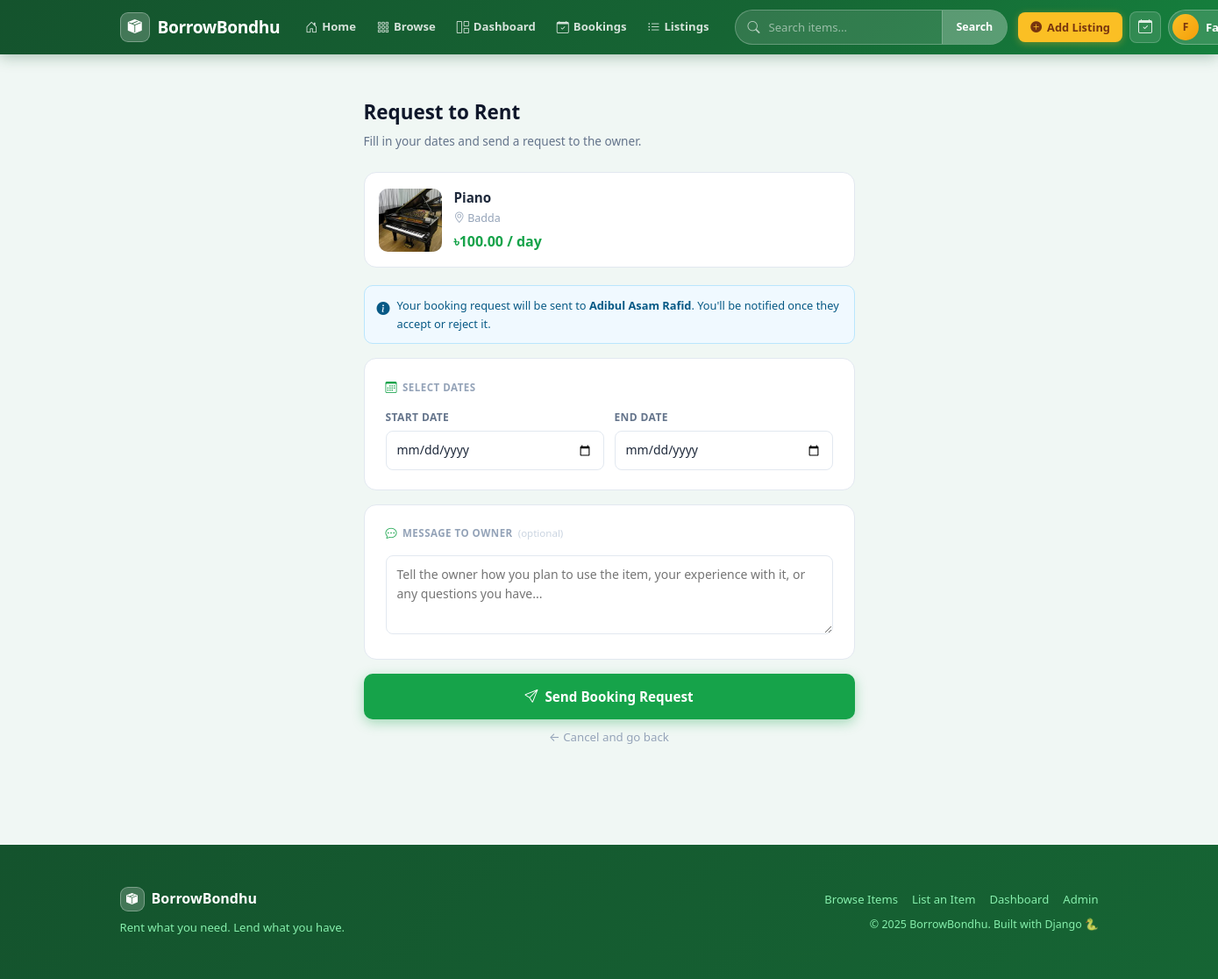
The page /bookings/book/1/ (signed in) on the database its author committed.
### listings/models.py (models this page shows, shortened)
class Listing(models.Model):
    CATEGORY_CHOICES = [
        ('cameras', 'Cameras & Photography'),
        ('electronics', 'Electronics'),
        ('tools', 'Tools & Equipment'),
        ('events', 'Event Equipment'),
        ('sports', 'Sports & Outdoors'),
        ('other', 'Other'),
    ]
    owner = models.ForeignKey(User, on_delete=models.CASCADE, related_name='listings')
    title = models.CharField(max_length=200)
    description = models.TextField()
    category = models.CharField(max_length=50, choices=CATEGORY_CHOICES)
    price_per_day = models.DecimalField(max_digits=10, decimal_places=2)
    location = models.CharField(max_length=200)
    image = models.ImageField(upload_to='listings/', blank=True, null=True)
    is_available = models.BooleanField(default=True)
    approved = models.BooleanField(default=False)
    created_at = models.DateTimeField(auto_now_add=True)

### bookings/views.py (the view)
# urls.py: path('book/<int:listing_pk>/', views.booking_create, name='booking_create'),
@login_required
def booking_create(request, listing_pk):
    listing = get_object_or_404(Listing, pk=listing_pk, approved=True)
    if listing.owner == request.user:
        messages.error(request, 'You cannot book your own listing.')
        return redirect('listing_detail', pk=listing_pk)
    already_requested = Booking.objects.filter(
        listing=listing,
        renter=request.user,
        status='pending'
    ).exists()
    if already_requested:
        messages.warning(request, 'You already have a pending request for this item. Wait for the owner to respond.')
        return redirect('listing_detail', pk=listing_pk)
    if request.method == 'POST':
        form = BookingForm(request.POST)
        if form.is_valid():
            start = form.cleaned_data['start_date']
            end   = form.cleaned_data['end_date']
            if end <= start:
                messages.error(request, 'End date must be after start date.')
                return render(request, 'bookings/booking_form.html', {
                    'form': form, 'listing': listing
                })
            conflict = Booking.objects.filter(
                listing=listing,
                status='accepted',
                start_date__lt=end,
                end_date__gt=start
            ).exists()
            if conflict:
                messages.error(request, 'These dates overlap with an existing booking. Please choose different dates.')
                return render(request, 'bookings/booking_form.html', {
                    'form': form, 'listing': listing
                })
            from django.utils import timezone
            if start < timezone.now().date():
                messages.error(request, 'Start date cannot be in the past.')
                return render(request, 'bookings/booking_form.html', {
                    'form': form, 'listing': listing
                })
            booking = form.save(commit=False)
            booking.renter  = request.user
            booking.listing = listing
            booking.status  = 'pending'
            booking.save()
            messages.success(request, f'Booking request sent to {listing.owner.get_full_name() or listing.owner.username}! Wait for their response.')
            return redirect('my_bookings')
    else:
        form = BookingForm()
    return render(request, 'bookings/booking_form.html', {
        'form': form, 'listing': listing
    })

### bookings/forms.py
class BookingForm(forms.ModelForm):
    class Meta:
        model = Booking
        fields = ['start_date', 'end_date', 'message']
        widgets = {
            'start_date': forms.DateInput(attrs={'type': 'date'}),
            'end_date': forms.DateInput(attrs={'type': 'date'}),
            'message': forms.Textarea(attrs={'rows': 3}),
        }

### templates/bookings/booking_form.html (shortened to what this page needs)
{% extends 'base.html' %}
{% block content %}
<div class="container booking-page">
  <div class="booking-wrap">
    <div class="page-title">Request to Rent</div>
    <div class="page-sub">Fill in your dates and send a request to the owner.</div>
    <div class="item-summary">
      {% if listing.image %}
        <img src="{{ listing.image.url }}" alt="{{ listing.title }}">
      {% else %}
        <div class="no-img">📦</div>
      {% endif %}
      <div>
        <div class="item-title">{{ listing.title }}</div>
        <div class="item-location"><i class="bi bi-geo-alt"></i> {{ listing.location }}</div>
        <div class="item-price">৳{{ listing.price_per_day }} / day</div>
      </div>
    </div>
    <div class="info-note">
      <i class="bi bi-info-circle-fill"></i>
      <span>Your booking request will be sent to <strong>{{ listing.owner.get_full_name|default:listing.owner.username }}</strong>. You'll be notified once they accept or reject it.</span>
    </div>
    <form method="post" id="bookingForm">
      <div class="form-card">
        <div class="card-section-title">
          <i class="bi bi-calendar3"></i> Select Dates
        </div>
        <div class="date-row">
          <div>
            <label class="field-label">Start Date</label>
            <input type="date" name="start_date" id="start_date" required>
          </div>
          <div>
            <label class="field-label">End Date</label>
            <input type="date" name="end_date" id="end_date" required>
          </div>
        </div>
      </div>
      <div class="form-card">
        <div class="card-section-title">
          <i class="bi bi-chat-dots"></i> Message to Owner
          <span style="font-weight:400; color:#cbd5e1; text-transform:none; letter-spacing:0;">(optional)</span>
        </div>
        <textarea name="message" placeholder="Tell the owner how you plan to use the item, your experience with it, or any questions you have..."></textarea>
      </div>
      <button type="submit" class="btn-submit" id="submitBtn">
        <i class="bi bi-send"></i> Send Booking Request
      </button>
      <a href="{% url 'listing_detail' listing.pk %}" class="btn-cancel">
        ← Cancel and go back
      </a>
    </form>
  </div>
</div>
{% endblock %}

### templates/base.html (shortened to what this page needs)
<!DOCTYPE html>
<html lang="en">
<head>
  <link href="https://cdn.jsdelivr.net/npm/bootstrap@5.3.0/dist/css/bootstrap.min.css" rel="stylesheet">
  <link href="https://cdn.jsdelivr.net/npm/bootstrap-icons@1.11.0/font/bootstrap-icons.css" rel="stylesheet">
</head>
<body>
<nav class="main-navbar">
  <div class="container navbar-inner">
    <a class="navbar-brand" href="{% url 'home' %}">
      <div class="brand-icon"><i class="bi bi-box-seam-fill"></i></div>
      BorrowBondhu
    </a>
    <div class="nav-links">
      <a href="{% url 'home' %}" class="nav-link-item">
        <i class="bi bi-house-door"></i> Home
      </a>
      <a href="{% url 'listing_list' %}" class="nav-link-item">
        <i class="bi bi-grid-3x3-gap"></i> Browse
      </a>
      {% if user.is_authenticated %}
      <a href="{% url 'dashboard' %}" class="nav-link-item">
        <i class="bi bi-grid-1x2"></i> Dashboard
      </a>
      <a href="{% url 'my_bookings' %}" class="nav-link-item">
        <i class="bi bi-calendar-check"></i> Bookings
      </a>
      <a href="{% url 'my_listings' %}" class="nav-link-item">
        <i class="bi bi-list-ul"></i> Listings
      </a>
      {% endif %}
    </div>
    <div class="search-wrap">
      <form class="search-form" method="get" action="{% url 'listing_list' %}">
        <span class="search-icon-left"><i class="bi bi-search"></i></span>
        <input type="text" name="q" placeholder="Search items..." autocomplete="off">
        <button type="submit">Search</button>
      </form>
    </div>
    <div class="navbar-right">
      {% if user.is_authenticated %}
      <a href="{% url 'listing_create' %}" class="btn-nav-add">
        <i class="bi bi-plus-circle-fill"></i> Add Listing
      </a>
      <a href="{% url 'my_bookings' %}" class="icon-btn" title="My Bookings">
        <i class="bi bi-calendar-check"></i>
      </a>
      <div class="dropdown">
        <a href="#" class="user-avatar-btn dropdown-toggle"
           data-bs-toggle="dropdown" aria-expanded="false"
           style="text-decoration:none;">
          <div class="user-avatar">
            {% if user.first_name %}{{ user.first_name|first|upper }}{% else %}{{ user.username|first|upper }}{% endif %}
          </div>
          <span class="user-avatar-name">{{ user.first_name|default:user.username }}</span>
        </a>
      </div>
      {% else %}
      <a href="{% url 'login' %}" class="btn-nav-login">Login</a>
      <a href="{% url 'register' %}" class="btn-nav-signup">Sign Up Free</a>
      {% endif %}
    </div>
  </div>
</nav>
{% block content %}{% endblock %}
<footer class="mt-5 py-5">
  <div class="container">
    <div class="row align-items-center">
      <div class="col-md-6 mb-3 mb-md-0">
        <div class="d-flex align-items-center gap-2 mb-2">
          <div class="brand-icon" style="width:28px;height:28px;font-size:13px;">
            <i class="bi bi-box-seam-fill"></i>
          </div>
          <strong style="color:white;font-size:1rem;">BorrowBondhu</strong>
        </div>
        <p class="mb-0" style="font-size:0.82rem;">Rent what you need. Lend what you have.</p>
      </div>
      <div class="col-md-6 text-md-end">
        <div class="d-flex gap-3 justify-content-md-end mb-2" style="font-size:0.82rem;">
          <a href="{% url 'listing_list' %}">Browse Items</a>
          <a href="{% url 'listing_create' %}">List an Item</a>
          {% if user.is_authenticated %}
          <a href="{% url 'dashboard' %}">Dashboard</a>
          {% endif %}
          <a href="/admin/">Admin</a>
        </div>
        <p class="mb-0" style="font-size:0.78rem;">
          &copy; 2025 BorrowBondhu. Built with Django 🐍
        </p>
      </div>
    </div>
  </div>
</footer>
</body>
</html>

### templates/base.html (style rules this page uses)
* { margin: 0; padding: 0; box-sizing: border-box; }
body { background: #f0f7f4; color: #1e293b; font-family: 'Segoe UI', system-ui, -apple-system, sans-serif; font-size: 15px; line-height: 1.6; }
a { color: #16a34a; text-decoration: none; }
.main-navbar { background: linear-gradient(135deg, #14532d 0%, #166534 60%, #15803d 100%); padding: 0; position: sticky; top: 0; z-index: 1000; box-shadow: 0 2px 16px rgba(20,83,45,.35); }
.navbar-inner { display: flex; align-items: center; gap: 12px; height: 62px; }
.navbar-brand { font-weight: 800; font-size: 1.2rem; color: white !important; display: flex; align-items: center; gap: 9px; text-decoration: none; flex-shrink: 0; letter-spacing: -0.4px; }
.brand-icon { width: 34px; height: 34px; background: rgba(255,255,255,0.2); border: 1.5px solid rgba(255,255,255,0.3); border-radius: 9px; display: flex; align-items: center; justify-content: center; color: white; font-size: 16px; }
.nav-links { display: flex; align-items: center; gap: 2px; margin: 0 6px; }
.nav-link-item { display: flex; align-items: center; gap: 5px; padding: 6px 11px; border-radius: 8px; font-size: 0.82rem; font-weight: 600; color: rgba(255,255,255,0.82) !important; text-decoration: none; transition: background 0.15s, color 0.15s; white-space: nowrap; }
.nav-link-item i { font-size: 14px; }
.search-wrap { flex: 1; max-width: 360px; }
.search-form { display: flex; align-items: center; background: rgba(255,255,255,0.12); border: 1.5px solid rgba(255,255,255,0.25); border-radius: 50px; overflow: hidden; transition: all 0.2s; }
.search-form .search-icon-left { padding: 0 10px 0 14px; color: rgba(255,255,255,0.65); font-size: 14px; flex-shrink: 0; }
.search-form input { flex: 1; border: none; outline: none; background: transparent; font-size: 0.82rem; color: white; padding: 9px 0; min-width: 0; }
.search-form input::placeholder { color: rgba(255,255,255,0.5); }
.search-form button { background: rgba(255,255,255,0.2); color: white; border: none; border-left: 1px solid rgba(255,255,255,0.2); padding: 9px 16px; font-size: 0.78rem; font-weight: 700; cursor: pointer; transition: background 0.15s; white-space: nowrap; flex-shrink: 0; }
.navbar-right { display: flex; align-items: center; gap: 8px; margin-left: auto; flex-shrink: 0; }
.btn-nav-add { display: flex; align-items: center; gap: 6px; padding: 7px 14px; font-size: 0.8rem; font-weight: 700; background: #fbbf24; color: #78350f !important; border-radius: 8px; text-decoration: none; transition: all 0.15s; box-shadow: 0 2px 8px rgba(251,191,36,.35); white-space: nowrap; flex-shrink: 0; }
.icon-btn { width: 36px; height: 36px; border-radius: 8px; background: rgba(255,255,255,0.12); border: 1.5px solid rgba(255,255,255,0.2); display: flex; align-items: center; justify-content: center; color: rgba(255,255,255,0.85); font-size: 16px; text-decoration: none; transition: all 0.15s; flex-shrink: 0; }
.user-avatar-btn { display: flex; align-items: center; gap: 8px; background: rgba(255,255,255,0.15); border: 1.5px solid rgba(255,255,255,0.25); border-radius: 50px; padding: 4px 12px 4px 4px; cursor: pointer; transition: all 0.15s; text-decoration: none; flex-shrink: 0; }
.user-avatar { width: 30px; height: 30px; border-radius: 50%; background: linear-gradient(135deg, #fbbf24, #f59e0b); display: flex; align-items: center; justify-content: center; color: #78350f; font-weight: 900; font-size: 12px; flex-shrink: 0; }
.user-avatar-name { font-size: 0.82rem; font-weight: 700; color: white; max-width: 80px; overflow: hidden; text-overflow: ellipsis; white-space: nowrap; }
footer { background: linear-gradient(135deg,#14532d,#166534); color: #86efac; }
footer strong { color: white; }
footer a { color: #86efac; }

### rows shown on the page
Listing: image (picture), title "Piano", location "Badda", price_per_day "100.00", owner.get_full_name "Adibul Asam Rafid"

### other values the page prints
{{ user.first_name|first|upper }} "F"
